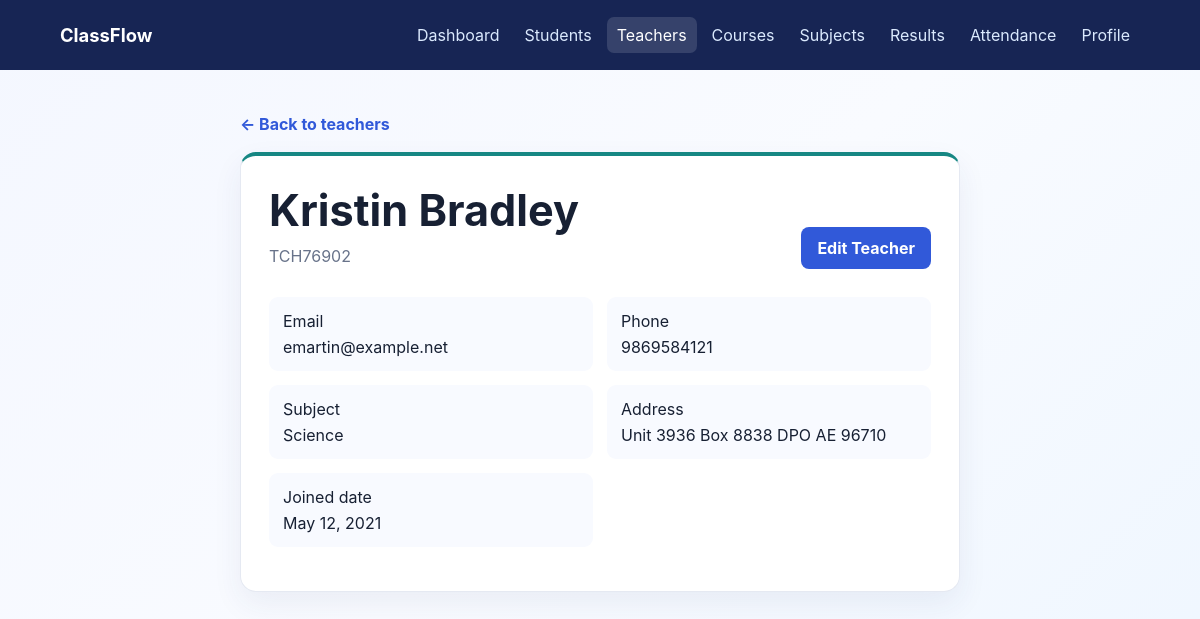
The page /teachers/1/ on the database its author committed.
### teachers/models.py (models this page shows, shortened)
class Teacher(models.Model):
    teacher_id = models.CharField(
        max_length=20,
        unique=True
    )
    first_name = models.CharField(
        max_length=50
    )
    last_name = models.CharField(
        max_length=50
    )
    email = models.EmailField(
        unique=True
    )
    phone = models.CharField(
        max_length=15
    )
    subject = models.CharField(
        max_length=100
    )
    address = models.CharField(
        max_length=200
    )
    joined_date = models.DateField()

### teachers/views.py (the view)
class TeacherDetailView(DetailView):
    model = Teacher
    template_name = 'teacher_detail.html'
    context_object_name = 'teacher'

### teachers/templates/teacher_detail.html
{% extends "base.html" %}{% load static %}{% block title %}Teacher Details{% endblock %}
{% block extra_head %}<link rel="stylesheet" href="{% static 'teachers/css/teachers.css' %}">{% endblock %}{% block content %}
<main class="container narrow">
  <a class="back" href="{% url 'teacher_list' %}">← Back to teachers</a>
  <section class="card teacher-card">
    <div class="page-header">
      <div>
        <h1>{{ teacher.first_name }} {{ teacher.last_name }}</h1>
        <p class="subtitle">{{ teacher.teacher_id }}</p>
      </div>
      <a class="button" href="{% url 'teacher_edit' teacher.pk %}"
        >Edit Teacher</a
      >
    </div>
    <dl class="details">
      <div>
        <dt>Email</dt>
        <dd>{{ teacher.email }}</dd>
      </div>
      <div>
        <dt>Phone</dt>
        <dd>{{ teacher.phone }}</dd>
      </div>
      <div>
        <dt>Subject</dt>
        <dd>{{ teacher.subject }}</dd>
      </div>
      <div>
        <dt>Address</dt>
        <dd>{{ teacher.address }}</dd>
      </div>
      <div>
        <dt>Joined date</dt>
        <dd>{{ teacher.joined_date }}</dd>
      </div>
    </dl>
  </section>
</main>
{% endblock %}

### teachers/static/teachers/css/teachers.css (style rules this page uses)
.teacher-card { border-top: 4px solid #168783; }

### dashboard/templates/base.html (style rules this page uses)
:root { --ink: #172033; --muted: #68738a; --primary: #3159d9; --dark: #172554; --surface: #fff; --line: #e5e9f2; --danger: #c9344c; }
* { box-sizing: border-box; }
body { min-height: 100vh; margin: 0; color: var(--ink); font-family: Inter, "Segoe UI", Arial, sans-serif; background: linear-gradient(135deg, #f4f7ff, #f9fbff 50%, #eef6ff); }
.container { width: min(1120px, 90%); margin: 44px auto; }
.narrow { width: min(720px, 90%); }
h1 { margin: 0 0 8px; font-size: clamp(2rem, 4vw, 2.7rem); }
.subtitle, .lead { margin: 0; color: var(--muted); line-height: 1.55; }
.page-header { display: flex; align-items: end; justify-content: space-between; gap: 18px; margin-bottom: 28px; }
.card, .panel, .content-card { padding: 28px; background: var(--surface); border: 1px solid var(--line); border-radius: 16px; box-shadow: 0 12px 30px #283b6e12; }
.button, button { display: inline-flex; align-items: center; justify-content: center; min-height: 42px; padding: 10px 16px; border: 0; border-radius: 8px; color: #fff; background: var(--primary); cursor: pointer; font: inherit; font-weight: 700; text-decoration: none; }
.back, .back-link { display: inline-block; margin-bottom: 18px; color: var(--primary); font-weight: 650; text-decoration: none; }
.details { display: grid; grid-template-columns: repeat(2, minmax(0, 1fr)); gap: 14px; }
.details div { padding: 14px; border-radius: 9px; background: #f8faff; }
.details dd { margin: 6px 0 0; }

### rows shown on the page
Teacher: first_name "Kristin", last_name "Bradley", teacher_id "TCH76902", email "emartin@example.net", phone "9869584121", subject "Science", address "Unit 3936 Box 8838 DPO AE 96710", joined_date "May 12, 2021"
